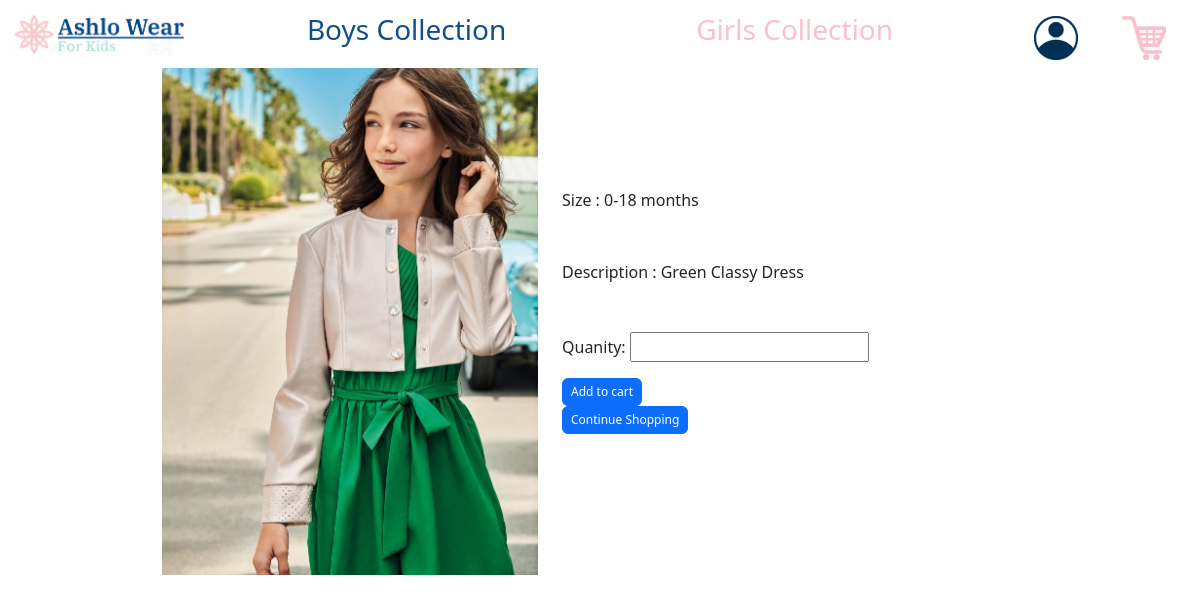
Page /view/3 on the committed database.
### app1/models.py (models this page shows)
class Cloth(models.Model):
    size= models.CharField(max_length=45)
    gender =  models.CharField(max_length=45)
    pic_src = models.CharField(max_length=45)
    description = models.TextField()
    price = models.DecimalField(max_digits=10 , decimal_places=2)
    quantity= models.PositiveIntegerField()
    created_at = models.DateTimeField(auto_now_add=True)
    updated_at = models.DateTimeField(auto_now=True)
    objects = ClothManager()

### app1/views.py (the view)
# urls.py: path('view/<id>',views.view_cloth),
def view_cloth(request,id):
    context={
        'cloth':Cloth.objects.get(id=id),
    }
    return render(request,'view.html',context)

### app1/templates/view.html (shortened to what this page needs)
<!DOCTYPE html>
<html lang="en">
<head>
    {%load static%}
    <link rel="stylesheet" href="{% static 'css/view.css' %}">
    <link href="https://cdn.jsdelivr.net/npm/bootstrap@5.3.0-alpha3/dist/css/bootstrap.min.css" rel="stylesheet"
>
    <link rel="stylesheet" href="https://cdnjs.cloudflare.com/ajax/libs/font-awesome/6.4.0/css/all.min.css">
</head>
<body>
    <header class="container-fluid fixed-top">
        <div
            class="row d-flex justify-content-between align-items-center navbar navbar-expand-lg navbar-dark bg-white ">
            <div class="col-md-2">
                <a href="/"><img src="{%static 'images/ashlo.png'%}" class="img-fluid w-90"></a>
            </div>
            <div class="col-md-8 d-flex justify-content-around">
                <a href="/boys" class="boys ">
                    <h3 class="boys">Boys Collection</h3>
                </a>
                <a href="/girls" class="girls">
                    <h3 class="girls">Girls Collection</h3>
                </a>
            </div>
            <div class="col-md-2">
                <div class=" d-flex align-items-center justify-content-around ">
                    <div class="w-25 align-items-center mt-2">
                        <a href="/login"><img src="{%static 'images/123.png'%}" class="img-fluid "></a>
                    </div>
                    <div class="w-25 align-items-center mt-2">
                        <a href="/cart"><img src="{%static 'images/pinkcart.png'%}" class="img-fluid "></a>
                    </div>
                </div>
            </div>
        </div>
    </header>
    <div class="container-fluid mt-5 ">
        <div class="row d-flex justify-content-center align-items-center">
            <div class="col-md-4">
                <img src="{% static 'images/' %}{{cloth.pic_src }}" class="card-img-top img-fluid " alt="...">
            </div>
            <div class="col-md-5 ">
                <p class="mb-5">Size : {{cloth.size}}</p>
                <p class="mb-5">Description : {{cloth.description}}</p>
                <form action="/add_to_cart/{{cloth.id}}" method="post">
                    <p>Quanity: <input type="number" name="quantity" ></p>
                    <button type="submit" class="btn btn-primary"
                    style="--bs-btn-padding-y: .25rem; --bs-btn-padding-x: .5rem; --bs-btn-font-size: .75rem;">
                    Add to cart</button>
                </form>
                <button type="button" class="btn btn-primary"
                    style="--bs-btn-padding-y: .25rem; --bs-btn-padding-x: .5rem; --bs-btn-font-size: .75rem;">
                    Continue Shopping
                </button>
            </div>
        </div>
    </div>
</body>
</html>

### app1/static/css/view.css (style rules this page uses)
.boys { color: #0f4e8e; text-decoration: none; }
.girls { color: #fcc0cd; text-decoration: none; }

### rows in the picture
Cloth: pic_src (picture), size "0-18 months", description "Green Classy Dress"
